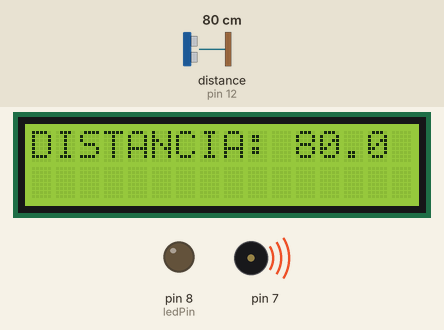
A sketch run on a simulated Arduino Uno, built with avr-gcc and run on an emulated ATmega328P. Shown: 16×2 character LCD, output pins drawn as LEDs (lit = HIGH), buzzer (waves = sounding). Dashed ring = blinking. The test bench sets the inputs (shaded band); at power-on: distance to the obstacle (sensor on pin 12) 80 cm. The echo pulse lasts 58.3 µs per cm; what the sketch prints to the serial monitor is not drawn.

Above: at 1.2 s.
1.3 s: distance to the obstacle (sensor on pin 12) set to 11 cm
At 2.2 s:
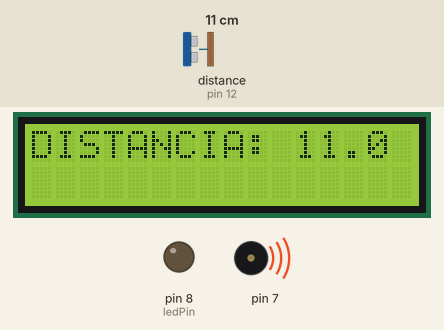
2.8 s: distance to the obstacle (sensor on pin 12) set to 8 cm
At 3.03 s:
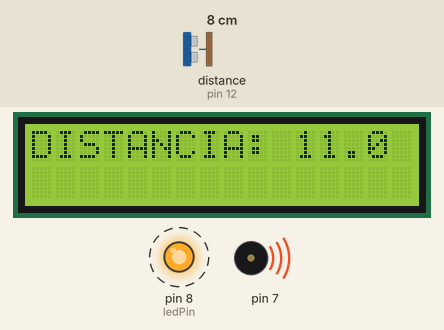
5.4 s: distance to the obstacle (sensor on pin 12) set to 6 cm
At 5.59 s:
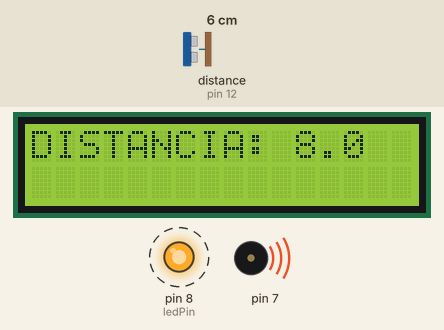
7.3 s: distance to the obstacle (sensor on pin 12) set to 3 cm
At 8.3 s:
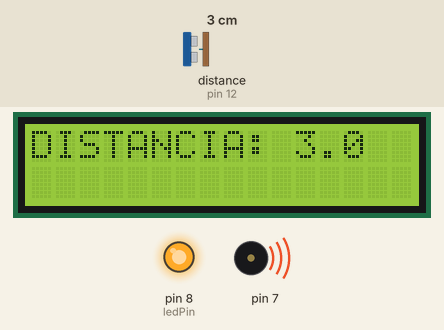
Timing chart, 0 to 9.9 s (numbered marks = the images above; inputs shaded):
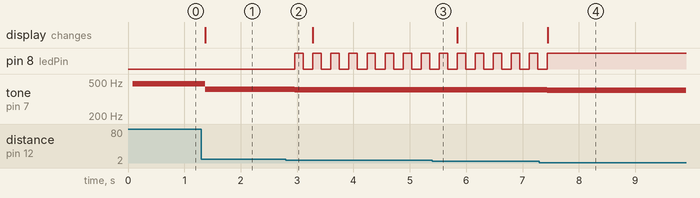

The sketch:

ultrassom.ino
```cpp
#include <Ultrasonic.h>
#include <LiquidCrystal_I2C.h>

#define pintrig 13
#define pinecho 12

#define ledPin 8

LiquidCrystal_I2C lcd(0x27,2,1,0,4,5,6,7,3, POSITIVE);
Ultrasonic ultrasonic(pintrig, pinecho);

void setup() {
  lcd.begin(16,2);
  pinMode(ledPin, OUTPUT);
  Serial.begin(9600);
  Serial.println("Sensor iniciado.");
}

void loop() {
  lcd.setBacklight(HIGH);
  float dcm;
  long dms = ultrasonic.timing();
  dcm = ultrasonic.convert(dms, Ultrasonic::CM);
  Serial.print("Distancia: ");
  Serial.print(dcm);
  Serial.println("cm");
  lcd.setCursor(0,0);
  lcd.print("DISTANCIA: ");
  lcd.setCursor(11,0);

  int toneVal;
  toneVal = (400 + dcm);
  tone(7, toneVal);

  if(dcm < 5){
    digitalWrite(ledPin, HIGH);
    lcd.print(dcm,1);
    lcd.setCursor(14,0);
    lcd.print("  ");
    delay(300);
  }

  if ((dcm >=5) && (dcm < 10)){
      digitalWrite(ledPin, HIGH);
      delay(150);
      digitalWrite(ledPin, LOW);
      delay(150);
      lcd.print(dcm,1);
      lcd.setCursor(14,0);
      lcd.print("  ");
  }

  if (dcm >= 10) {
    digitalWrite(ledPin, LOW);
    lcd.print(dcm,1);
    delay(300);
  }
  if(dcm > 1000){
    lcd.clear();
  }
    }
```

Measured:
- the behaviour switches between 10 and 9 cm on distance to the obstacle (sensor on pin 12) (found by bisection; images 1 and 2)
- the behaviour switches between 5 and 4 cm on distance to the obstacle (sensor on pin 12) (found by bisection; images 3 and 4)
- after the input at 1.3 s, tone on pin 7: 480 Hz → 410 Hz after 0.07 s; the display: changes after 0.07 s (image 1)
- after the input at 2.8 s, pin 8 (ledPin): alternates HIGH for 0.15 s and LOW for 0.17 s, starting after 0.16 s; tone on pin 7: 410 Hz → 407 Hz after 0.16 s
- after the input at 5.4 s, tone on pin 7: 407 Hz → 405 Hz after 0.12 s
- after the input at 7.3 s, pin 8 (ledPin): goes on until 7.4 s, then stays HIGH; tone on pin 7: 405 Hz → 402 Hz after 0.14 s; the display: changes after 0.15 s (image 4)
